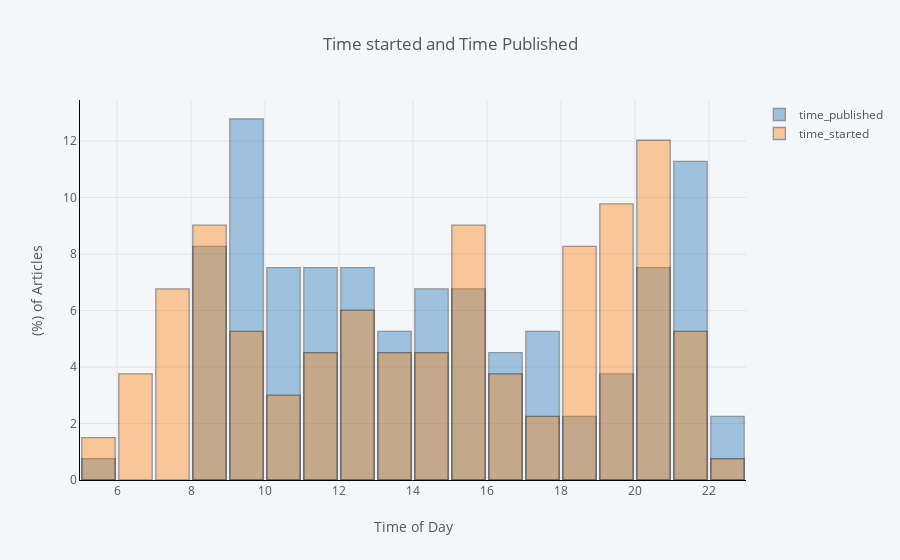

Notebook cell for this chart:
### Code cell
#Overlaid histogram
df[['time_published','time_started']].iplot(
    kind='hist',
    linecolor='black',
    bins=24,
    histnorm='percent',
    bargap=0.1,
    opacity=0.4,
    barmode='overlay',
    xTitle='Time of Day',
    yTitle='(%) of Articles',
    title='Time started and Time Published')

### Figure 1 — Plotly figure (JSON) as saved in the notebook; plotly's stock layout.template omitted (floating-point values rounded to 4 significant figures; data arrays with more than 128 entries replaced by an {"elided": "..."} marker saying what was removed)
{"data": [{"histfunc": "count", "histnorm": "percent", "marker": {"color": "rgba(31, 119, 180, 1.0)", "line": {"color": "#000000", "width": 1.3}}, "name": "time_published", "nbinsx": 24, "opacity": 0.4, "orientation": "v", "type": "histogram", "uid": "6a57bd8f-f5b6-48b4-94a6-9f10fa80f4ae", "x": {"elided": "133 float values"}}, {"histfunc": "count", "histnorm": "percent", "marker": {"color": "rgba(255, 127, 14, 1.0)", "line": {"color": "#000000", "width": 1.3}}, "name": "time_started", "nbinsx": 24, "opacity": 0.4, "orientation": "v", "type": "histogram", "uid": "0231b0c7-1f29-4b87-9659-d06474ac06af", "x": {"elided": "133 float values"}}], "layout": {"bargap": 0.1, "barmode": "overlay", "legend": {"bgcolor": "#F5F6F9", "font": {"color": "#4D5663"}}, "paper_bgcolor": "#F5F6F9", "plot_bgcolor": "#F5F6F9", "title": {"font": {"color": "#4D5663"}, "text": "Time started and Time Published"}, "xaxis": {"gridcolor": "#E1E5ED", "linecolor": "black", "showgrid": true, "tickfont": {"color": "#4D5663"}, "title": {"font": {"color": "#4D5663"}, "text": "Time of Day"}, "zerolinecolor": "#E1E5ED"}, "yaxis": {"gridcolor": "#E1E5ED", "linecolor": "black", "showgrid": true, "tickfont": {"color": "#4D5663"}, "title": {"font": {"color": "#4D5663"}, "text": "(%) of Articles"}, "zerolinecolor": "#E1E5ED"}}}
